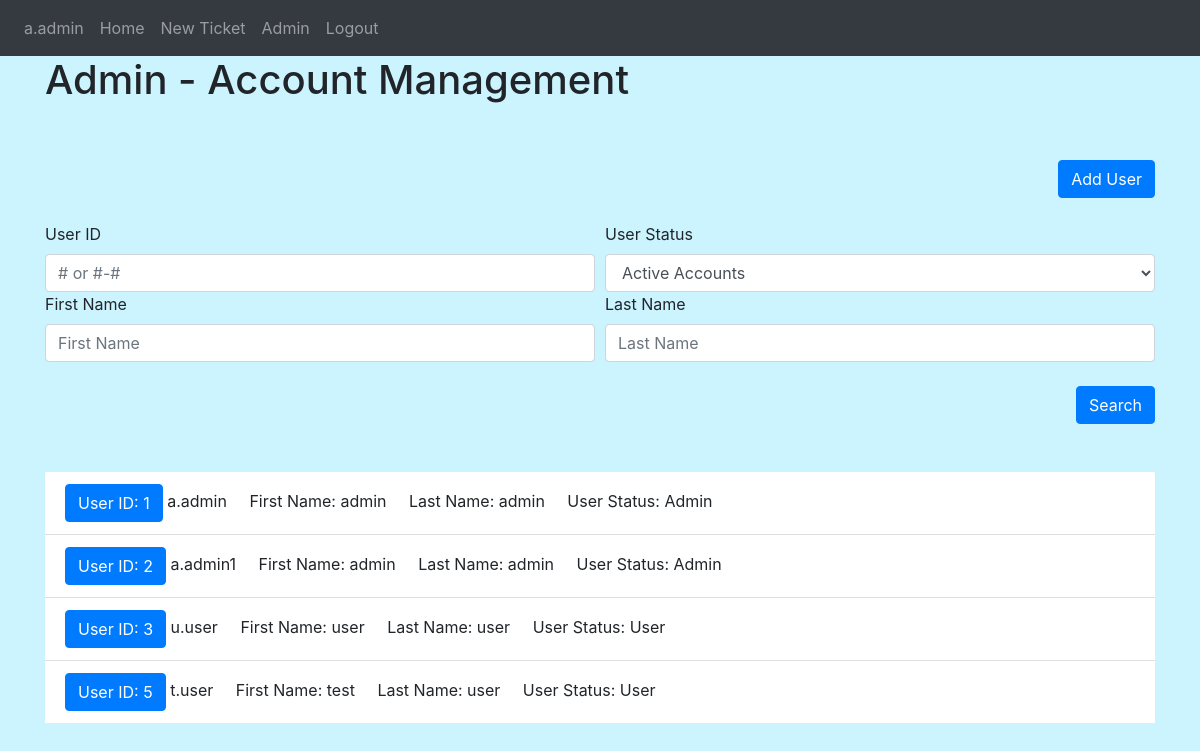
The page /admin (signed in) on the database its author committed.
### Website/models.py (models this page shows)
class User(db.Model, UserMixin):
    id = db.Column(db.Integer, primary_key=True)
    username = db.Column(db.String(100), unique=True) #automatically generated to f.lname
    fname = db.Column(db.String(100))
    lname = db.Column(db.String(100))
    user_status = db.Column(db.Integer) #0 is deactivated, 1 is user, 2 is admin
    password_hash = db.Column(db.String(150))
    user_entries = db.relationship('Entry', backref='owner')

### Website/views.py (the view, shortened to what this page needs)
@views.route('/admin', methods=['GET', 'POST'])
@login_required
def admin():
    return render_template("admin.html", user=current_user, users=User.query.filter(User.user_status != 0))

### Website/__init__.py (called while the page is built)
def create_app():
    app = Flask(__name__)
    app.config['SECRET_KEY'] = "SuperSecretKey"
    app.config['SQLALCHEMY_DATABASE_URI'] = f'sqlite:///{DB_NAME}'
    db.init_app(app)
    from .views import views
    from .auth import auth
    app.register_blueprint(views, url_prefix='/')
    app.register_blueprint(auth, url_prefix='/')
    from .models import User, Ticket, Entry
    create_database(app)
    login_manager = LoginManager()
    login_manager.login_view = 'auth.login'
    login_manager.init_app(app)
    @login_manager.user_loader
    def load_user(id):
        return User.query.get(int(id))
    return app

### Website/templates/admin.html (shortened to what this page needs)
{% extends "base.html" %}
{% block content%}
{% if user.user_status == 2%}
<h1> Admin - Account Management </h1>
    <br><br>
    <div align="right">
        <a href="/adduser" align="right" class="btn btn-primary"  onClick="" >Add User</a>
    </div>
    <br>
    <form method="POST">
        <div class="form-row">
          <div class="col-6">
            <label for="UserID">User ID</label>
            <input type="text" class="form-control" id="UserID" name="UserID" placeholder="# or #-#">
          </div>
          <div class="col-6">
            <label for="user_status">User Status</label>
            <select id="user_status" class="form-control" name="user_status">
                <option value='3' selected>Active Accounts</option>
            </select>
        </div>
        </div>
        <div class="form-row">
            <div class="col-6">
                <label for="fname">First Name</label>
                <input type="text" class="form-control" id="fname" name="fname" placeholder="First Name" >
              </div>
              <div class="col-6">
                  <label for="lname">Last Name</label>
                  <input type="text" class="form-control" id="lname" name="lname" placeholder="Last Name">
              </div>
        </div>
        <br>
        <div align="right">
            <button type="submit" class="btn btn-primary">Search</button>
            <br><br>
        </div>
        <br/>
      </form>
    <ul class="list-group list-group-flush" id="users">
        {% for temp in users%}
        <li class="list-group-item">
            <a href="/chng/{{temp.id}}" class="btn btn-primary" onClick="">User ID: {{temp.id}}</a>
            {{temp.username}}
            &nbsp;&nbsp;&nbsp;&nbsp;First Name: {{temp.fname}}
            &nbsp;&nbsp;&nbsp;&nbsp;Last Name: {{temp.lname}}
            &nbsp;&nbsp;&nbsp;&nbsp;User Status:
            {% if temp.user_status == 0 %}
                Deactivated
            {% elif temp.user_status == 1%}
                User
            {% elif temp.user_status == 2%}
                Admin
            {% endif %}
        </li>
        {% endfor%}
    </ul>
    {%else%}
    <h1> Unable to access link. Please contact an Admin to troubleshoot </h1>
    {%endif%}
{%endblock%}

### Website/templates/base.html (shortened to what this page needs)
<!DOCTYPE html>
<html>
  <head>
    <link
      rel="stylesheet"
      href="https://stackpath.bootstrapcdn.com/bootstrap/4.4.1/css/bootstrap.min.css"
    />
    <link
      rel="stylesheet"
      href="https://stackpath.bootstrapcdn.com/font-awesome/4.7.0/css/font-awesome.min.css"
    />
  </head>
  <body style="background-color:rgba(0, 202, 255, 0.2)">
    <nav class="navbar navbar-expand-lg navbar-dark bg-dark">
      <div class="collapse navbar-collapse" id="navbar">
        <div class="navbar-nav">
            {% if user.is_authenticated %}
            <a class="nav-item nav-link" id="user" href="/userpage">{{user.username}}</a>
            <a class="nav-item nav-link" id="home" href="/">Home</a>
            <a class="nav-item nav-link" id="adduser" href="/ticket">New Ticket</a>
            {% if user.user_status == 2 %}
            <a class="nav-item nav-link" id="login" href="/admin">Admin</a>
            {% endif %}
            <a class="nav-item nav-link" id="logout" href="/logout">Logout</a>
            {% else %}
            <a class="nav-item nav-link" id="login" href="/login">Login</a>
            {% endif %}
        </div>
       </div>
    </nav>
    <div class="container">
        {% block content%}
        {%endblock%}
    </div>
  </body>
</html>

### rows shown on the page
User: username "a.admin", id "1", fname "admin", lname "admin", user_status "Admin"
User: id "2", username "a.admin1", fname "admin", lname "admin", user_status "Admin"
User: id "3", username "u.user", fname "user", lname "user", user_status "User"
User: id "5", username "t.user", fname "test", lname "user", user_status "User"
